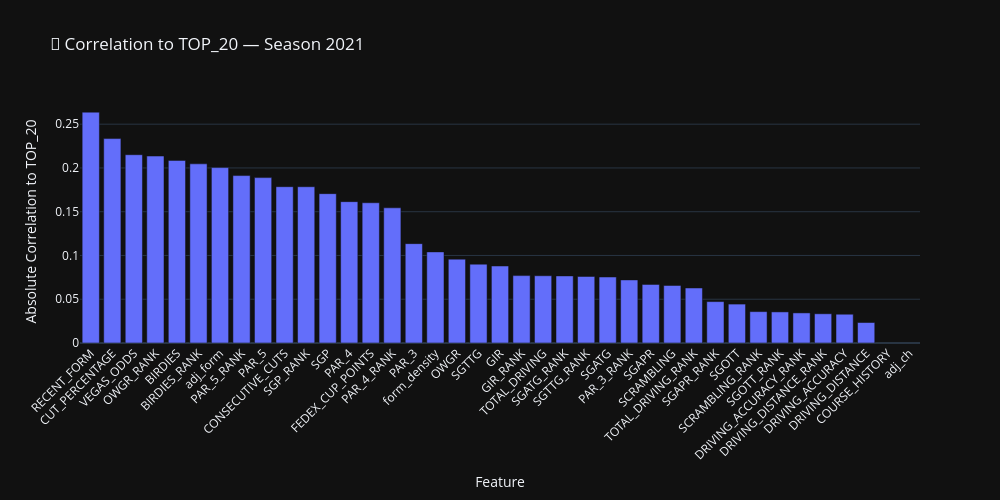
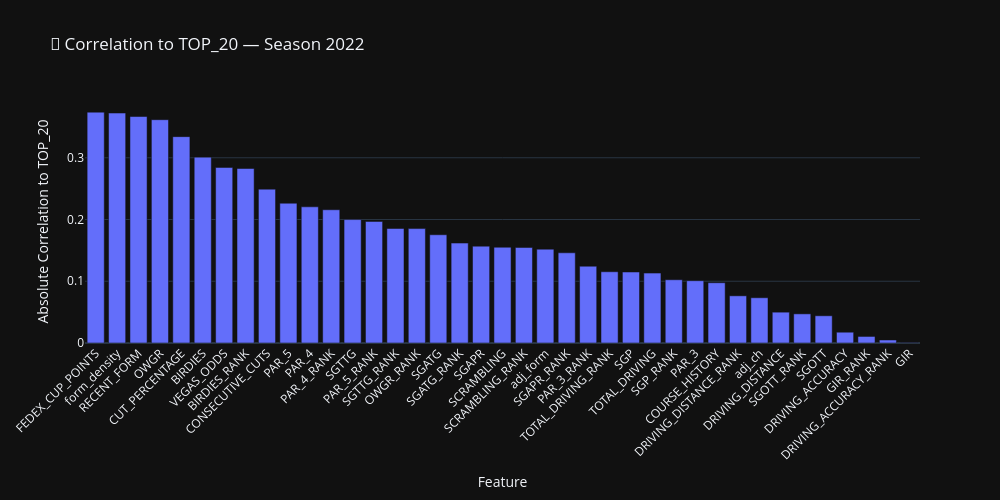
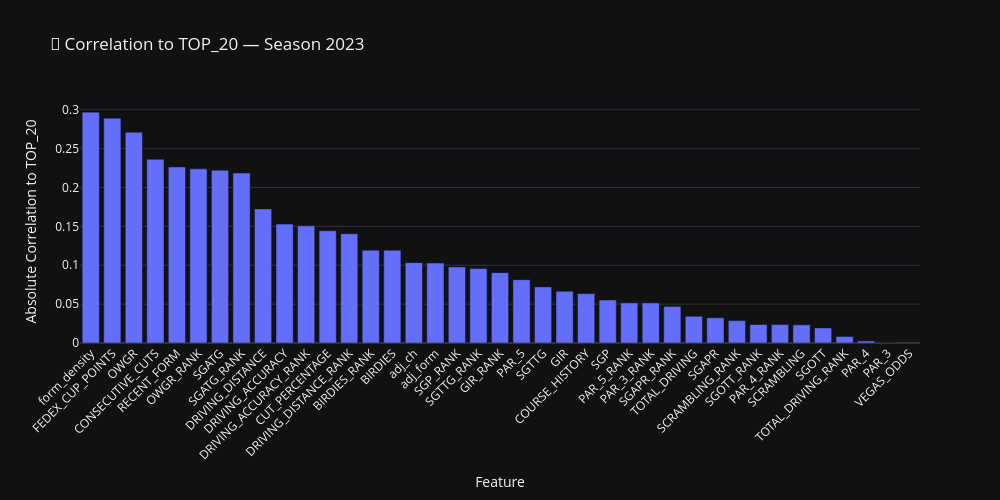
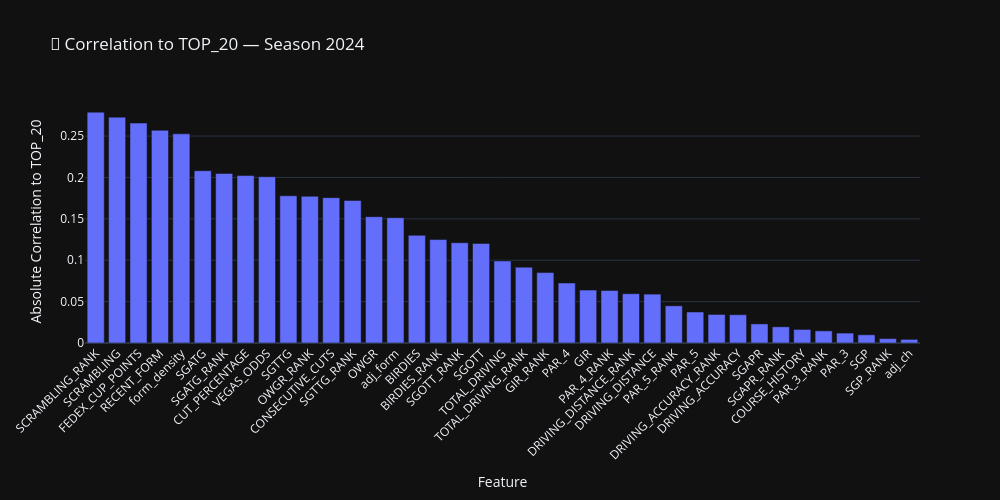

Notebook source saved alongside these figures, in order:
### Markdown cell above
## Correlations
**Last 4 Years**

### Code cell
import plotly.express as px

# Get the 4 most recent seasons (or fewer if not available)
available_seasons = sorted(training_df["SEASON"].unique())[-4:]

# Dictionary to store correlation results
correlation_frames = {}

# Calculate correlations for each season
for season in available_seasons:
    df = training_df[training_df["SEASON"] == season].copy()

    # Numeric features only, drop final result
    numeric = df.select_dtypes(include=["float64", "int64"]).drop(columns=["FINAL_POS", "SEASON"], errors="ignore")

    # Skip if TOP_20 is not present
    if "TOP_20" not in numeric.columns:
        continue

    # Correlation with TOP_20
    cor = numeric.corr().abs()["TOP_20"].drop("TOP_20", errors="ignore").sort_values(ascending=False)
    cor_df = cor.reset_index()
    cor_df.columns = ["Feature", "Correlation"]
    correlation_frames[season] = cor_df

# Plot one bar chart per season
for season, cor_df in correlation_frames.items():
    fig = px.bar(
        cor_df,
        x="Feature",
        y="Correlation",
        title=f"🔎 Correlation to TOP_20 — Season {int(season)}",
        height=500,
        width=1000
    )

    fig.update_layout(
        xaxis_title="Feature",
        yaxis_title="Absolute Correlation to TOP_20",
        template="plotly_dark",
        xaxis_tickangle=-45
    )

    fig.show()

### Figure 1 — Plotly figure (JSON) as saved in the notebook; plotly's stock layout.template omitted (floating-point values rounded to 4 significant figures)
{"data": [{"hovertemplate": "Feature=%{x}<br>Correlation=%{y}<extra></extra>", "legendgroup": "", "marker": {"color": "#636efa", "pattern": {"shape": ""}}, "name": "", "orientation": "v", "showlegend": false, "textposition": "auto", "type": "bar", "x": ["RECENT_FORM", "CUT_PERCENTAGE", "VEGAS_ODDS", "OWGR_RANK", "BIRDIES", "BIRDIES_RANK", "adj_form", "PAR_5_RANK", "PAR_5", "CONSECUTIVE_CUTS", "SGP_RANK", "SGP", "PAR_4", "FEDEX_CUP_POINTS", "PAR_4_RANK", "PAR_3", "form_density", "OWGR", "SGTTG", "GIR", "GIR_RANK", "TOTAL_DRIVING", "SGATG_RANK", "SGTTG_RANK", "SGATG", "PAR_3_RANK", "SGAPR", "SCRAMBLING", "TOTAL_DRIVING_RANK", "SGAPR_RANK", "SGOTT", "SCRAMBLING_RANK", "SGOTT_RANK", "DRIVING_ACCURACY_RANK", "DRIVING_DISTANCE_RANK", "DRIVING_ACCURACY", "DRIVING_DISTANCE", "COURSE_HISTORY", "adj_ch"], "xaxis": "x", "y": [0.2638, 0.2336, 0.2151, 0.2136, 0.2087, 0.2047, 0.2004, 0.1913, 0.189, 0.1786, 0.1786, 0.1706, 0.1615, 0.1603, 0.1545, 0.1135, 0.1041, 0.09581, 0.09008, 0.08798, 0.07699, 0.07685, 0.07665, 0.07606, 0.07541, 0.07209, 0.06697, 0.06576, 0.06288, 0.04731, 0.04446, 0.03583, 0.03553, 0.03438, 0.03339, 0.03287, 0.02338, NaN, NaN], "yaxis": "y"}], "layout": {"barmode": "relative", "height": 500, "legend": {"tracegroupgap": 0}, "title": {"text": "🔎 Correlation to TOP_20 — Season 2021"}, "width": 1000, "xaxis": {"anchor": "y", "domain": [0, 1], "tickangle": -45, "title": {"text": "Feature"}}, "yaxis": {"anchor": "x", "domain": [0, 1], "title": {"text": "Absolute Correlation to TOP_20"}}}}

### Figure 2 — Plotly figure (JSON) as saved in the notebook; plotly's stock layout.template omitted (floating-point values rounded to 4 significant figures)
{"data": [{"hovertemplate": "Feature=%{x}<br>Correlation=%{y}<extra></extra>", "legendgroup": "", "marker": {"color": "#636efa", "pattern": {"shape": ""}}, "name": "", "orientation": "v", "showlegend": false, "textposition": "auto", "type": "bar", "x": ["FEDEX_CUP_POINTS", "form_density", "RECENT_FORM", "OWGR", "CUT_PERCENTAGE", "BIRDIES", "VEGAS_ODDS", "BIRDIES_RANK", "CONSECUTIVE_CUTS", "PAR_5", "PAR_4", "PAR_4_RANK", "SGTTG", "PAR_5_RANK", "SGTTG_RANK", "OWGR_RANK", "SGATG", "SGATG_RANK", "SGAPR", "SCRAMBLING", "SCRAMBLING_RANK", "adj_form", "SGAPR_RANK", "PAR_3_RANK", "TOTAL_DRIVING_RANK", "SGP", "TOTAL_DRIVING", "SGP_RANK", "PAR_3", "COURSE_HISTORY", "DRIVING_DISTANCE_RANK", "adj_ch", "DRIVING_DISTANCE", "SGOTT_RANK", "SGOTT", "DRIVING_ACCURACY", "GIR_RANK", "DRIVING_ACCURACY_RANK", "GIR"], "xaxis": "x", "y": [0.3739, 0.3724, 0.3668, 0.3617, 0.3342, 0.301, 0.2844, 0.2826, 0.2492, 0.2264, 0.2205, 0.2158, 0.1999, 0.1969, 0.1855, 0.1853, 0.1753, 0.1618, 0.1569, 0.1551, 0.1548, 0.152, 0.1461, 0.1244, 0.1154, 0.115, 0.1132, 0.1025, 0.1009, 0.0976, 0.07641, 0.07329, 0.04996, 0.04718, 0.0441, 0.01747, 0.0106, 0.00487, 0.0005575], "yaxis": "y"}], "layout": {"barmode": "relative", "height": 500, "legend": {"tracegroupgap": 0}, "title": {"text": "🔎 Correlation to TOP_20 — Season 2022"}, "width": 1000, "xaxis": {"anchor": "y", "domain": [0, 1], "tickangle": -45, "title": {"text": "Feature"}}, "yaxis": {"anchor": "x", "domain": [0, 1], "title": {"text": "Absolute Correlation to TOP_20"}}}}

### Figure 3 — Plotly figure (JSON) as saved in the notebook; plotly's stock layout.template omitted (floating-point values rounded to 4 significant figures)
{"data": [{"hovertemplate": "Feature=%{x}<br>Correlation=%{y}<extra></extra>", "legendgroup": "", "marker": {"color": "#636efa", "pattern": {"shape": ""}}, "name": "", "orientation": "v", "showlegend": false, "textposition": "auto", "type": "bar", "x": ["form_density", "FEDEX_CUP_POINTS", "OWGR", "CONSECUTIVE_CUTS", "RECENT_FORM", "OWGR_RANK", "SGATG", "SGATG_RANK", "DRIVING_DISTANCE", "DRIVING_ACCURACY", "DRIVING_ACCURACY_RANK", "CUT_PERCENTAGE", "DRIVING_DISTANCE_RANK", "BIRDIES_RANK", "BIRDIES", "adj_ch", "adj_form", "SGP_RANK", "SGTTG_RANK", "GIR_RANK", "PAR_5", "SGTTG", "GIR", "COURSE_HISTORY", "SGP", "PAR_5_RANK", "PAR_3_RANK", "SGAPR_RANK", "TOTAL_DRIVING", "SGAPR", "SCRAMBLING_RANK", "SGOTT_RANK", "PAR_4_RANK", "SCRAMBLING", "SGOTT", "TOTAL_DRIVING_RANK", "PAR_4", "PAR_3", "VEGAS_ODDS"], "xaxis": "x", "y": [0.2969, 0.2892, 0.2711, 0.2365, 0.2265, 0.224, 0.2223, 0.2186, 0.1725, 0.1529, 0.1507, 0.1444, 0.1407, 0.1194, 0.1193, 0.1033, 0.1029, 0.0979, 0.09576, 0.0905, 0.08151, 0.07219, 0.06668, 0.06348, 0.05532, 0.0516, 0.05158, 0.04701, 0.03436, 0.03241, 0.02884, 0.02377, 0.02372, 0.02334, 0.01933, 0.008393, 0.00263, 0.0001627, NaN], "yaxis": "y"}], "layout": {"barmode": "relative", "height": 500, "legend": {"tracegroupgap": 0}, "title": {"text": "🔎 Correlation to TOP_20 — Season 2023"}, "width": 1000, "xaxis": {"anchor": "y", "domain": [0, 1], "tickangle": -45, "title": {"text": "Feature"}}, "yaxis": {"anchor": "x", "domain": [0, 1], "title": {"text": "Absolute Correlation to TOP_20"}}}}

### Figure 4 — Plotly figure (JSON) as saved in the notebook; plotly's stock layout.template omitted (floating-point values rounded to 4 significant figures)
{"data": [{"hovertemplate": "Feature=%{x}<br>Correlation=%{y}<extra></extra>", "legendgroup": "", "marker": {"color": "#636efa", "pattern": {"shape": ""}}, "name": "", "orientation": "v", "showlegend": false, "textposition": "auto", "type": "bar", "x": ["SCRAMBLING_RANK", "SCRAMBLING", "FEDEX_CUP_POINTS", "RECENT_FORM", "form_density", "SGATG", "SGATG_RANK", "CUT_PERCENTAGE", "VEGAS_ODDS", "SGTTG", "OWGR_RANK", "CONSECUTIVE_CUTS", "SGTTG_RANK", "OWGR", "adj_form", "BIRDIES", "BIRDIES_RANK", "SGOTT_RANK", "SGOTT", "TOTAL_DRIVING", "TOTAL_DRIVING_RANK", "GIR_RANK", "PAR_4", "GIR", "PAR_4_RANK", "DRIVING_DISTANCE_RANK", "DRIVING_DISTANCE", "PAR_5_RANK", "PAR_5", "DRIVING_ACCURACY_RANK", "DRIVING_ACCURACY", "SGAPR", "SGAPR_RANK", "COURSE_HISTORY", "PAR_3_RANK", "PAR_3", "SGP", "SGP_RANK", "adj_ch"], "xaxis": "x", "y": [0.2789, 0.2729, 0.2657, 0.257, 0.2527, 0.2082, 0.2048, 0.2023, 0.2009, 0.1779, 0.1773, 0.1756, 0.1723, 0.1526, 0.1514, 0.13, 0.125, 0.1212, 0.1203, 0.09913, 0.09166, 0.08508, 0.07245, 0.06389, 0.06349, 0.05954, 0.05906, 0.04492, 0.03749, 0.03448, 0.03417, 0.02305, 0.01955, 0.01637, 0.01466, 0.01198, 0.009908, 0.005344, 0.004359], "yaxis": "y"}], "layout": {"barmode": "relative", "height": 500, "legend": {"tracegroupgap": 0}, "title": {"text": "🔎 Correlation to TOP_20 — Season 2024"}, "width": 1000, "xaxis": {"anchor": "y", "domain": [0, 1], "tickangle": -45, "title": {"text": "Feature"}}, "yaxis": {"anchor": "x", "domain": [0, 1], "title": {"text": "Absolute Correlation to TOP_20"}}}}
